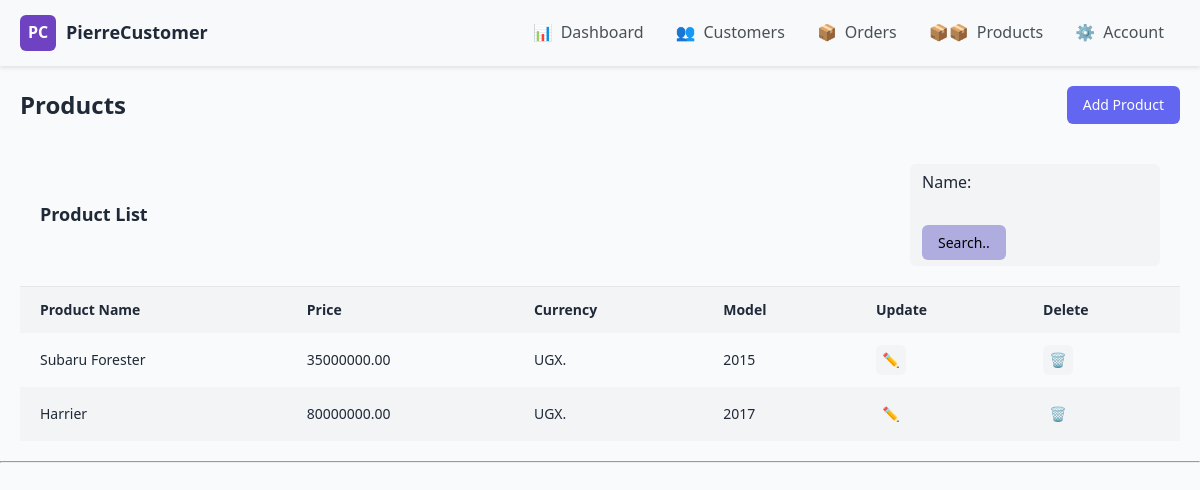
The app's page /productsPage/, older data.
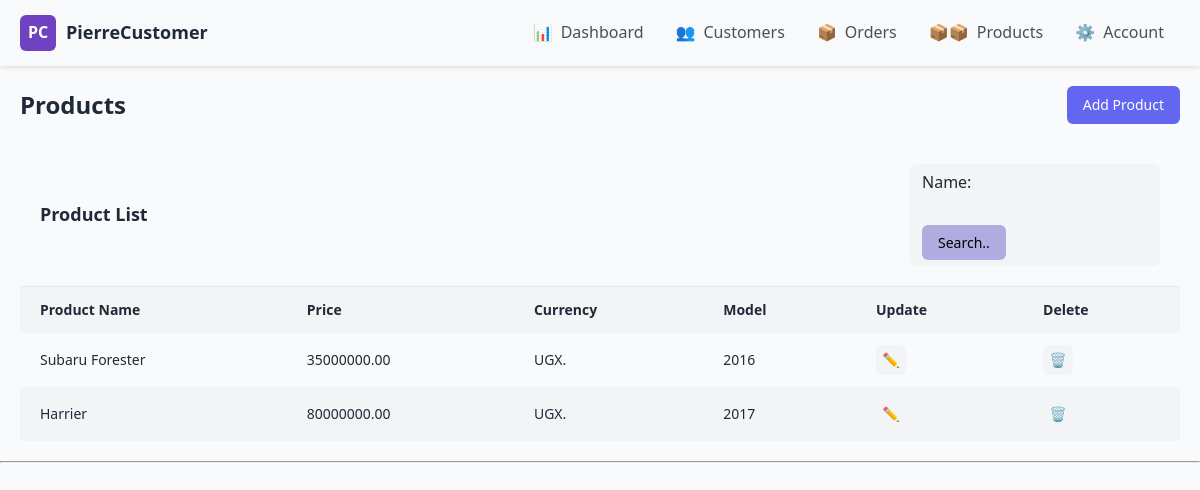
The same page, newer data.
### pierre_CMS_App/models.py (models this page shows, shortened)
class Product(models.Model):
    CURRENCY = (
        ("UGX.", "UGX."),
        ("USD.", "USD."),
        ("EUR.", "EUR."),
        ("KSH.", "KSH."),
    )
    name = models.CharField(max_length=200, null=True)
    price = models.DecimalField(max_digits=10, decimal_places=2, null=True) #decimal field coz of currency/ monetary nature.
    product_model = models.CharField(max_length=200, null=True)
    date_created = models.DateTimeField(auto_now_add=True, null=True)
    currency = models.CharField(max_length=10, choices=CURRENCY, default='UGX.')

### pierre_CMS_App/views.py (the view)
# urls.py: path('productsPage/', views.products, name ='productsPage'),
def products(request):
    products = Product.objects.all()
    prodPageForm = ProductForm(request)
    myFilter = ProductFilter(request.GET, queryset=products)
    products = myFilter.qs
    context = {
        'products': products,
        'prodPageForm': prodPageForm,
        'myFilter': myFilter,
    }
    return render(request, 'pierre_CMS_App/productsPage.html', context)

### pierre_CMS_App/forms.py
class ProductForm(ModelForm):
    class Meta:
        model = Product
        fields = ['name', 'price', 'currency', 'product_model']

### pierre_CMS_App/templates/pierre_CMS_App/productsPage.html
{% extends "pierre_CMS_App/main.html" %}
{% block content %}
<div class="main">
    <div class="page-header">
        <h1 class="page-title">Products</h1>
        <a class="btn btn-primary" href="{% url 'addProduct' %}" style="text-decoration: none;">Add Product</a>
    </div>
    <div class="card-header">
        <h2 class="card-title">Product List</h2>
        <div class="filters">
            <div class="search-box">
                <form method="get">
                    {{myFilter.form}}
                    <button class="btn btn-primry btn-outline-info" type="submit" style="background-color: rgb(175, 172, 224);">Search..</button>
                </form>
            </div>
        </div>
    </div>
    <table>
        <thead>
            <tr>
                <th>Product Name</th>
                <th>Price</th>
                <th>Currency</th>
                <th>Model</th>
                <th>Update</th>
                <th>Delete</th>
            </tr>
        </thead>
        <tbody>
            {% for prod in products %}
                <tr>
                    <td>{{prod.name}}</td>
                    <td>{{prod.price}}</td>
                    <td>{{prod.currency}}</td>
                    <td>{{prod.product_model}}</td>
                    <td>
                        <a class="btn-icon btn-edit" href="{% url 'updateProduct' prod.id %}" style="text-decoration: none;">✏️</a>
                    </td>
                    <td>
                        <a class="btn-icon btn-delete" href="{% url 'deleteProduct' prod.id %}" style="text-decoration: none;">🗑️</a>
                    </td>
                </tr>
            {% endfor %}
        </tbody>
    </table>
</div>
{% endblock %}

Row changes from the older to the newer data that the page shows:
changed Product "Subaru Forester": product_model "2015" → "2016"
